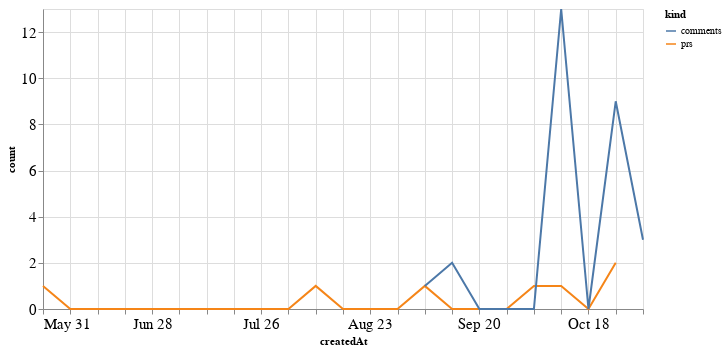

This figure's notebook cell:
### Code cell
alt.Chart(total_time, width=600).mark_line().encode(
    x='createdAt',
    y='count',
    color='kind'
)

### Figure 1 — Vega-Lite specification as saved in the notebook (floating-point values rounded to 4 significant figures)
{"config": {"axisLeft": {"labelFontSize": 15}, "axisBottom": {"labelFontSize": 15}}, "data": {"name": "data-a656bdab0d34c724ffe6474ff21ff74d"}, "mark": "line", "encoding": {"color": {"type": "nominal", "field": "kind"}, "x": {"type": "temporal", "field": "createdAt"}, "y": {"type": "quantitative", "field": "count"}}, "width": 600, "$schema": "https://vega.github.io/schema/vega-lite/v4.8.1.json", "datasets": {"data-a656bdab0d34c724ffe6474ff21ff74d": [{"createdAt": "2020-05-31T00:00:00", "kind": "prs", "count": 1.0}, {"createdAt": "2020-06-07T00:00:00", "kind": "prs", "count": 0.0}, {"createdAt": "2020-06-14T00:00:00", "kind": "prs", "count": 0.0}, {"createdAt": "2020-06-21T00:00:00", "kind": "prs", "count": 0.0}, {"createdAt": "2020-06-28T00:00:00", "kind": "prs", "count": 0.0}, {"createdAt": "2020-07-05T00:00:00", "kind": "prs", "count": 0.0}, {"createdAt": "2020-07-12T00:00:00", "kind": "prs", "count": 0.0}, {"createdAt": "2020-07-19T00:00:00", "kind": "prs", "count": 0.0}, {"createdAt": "2020-07-26T00:00:00", "kind": "prs", "count": 0.0}, {"createdAt": "2020-08-02T00:00:00", "kind": "prs", "count": 0.0}, {"createdAt": "2020-08-09T00:00:00", "kind": "prs", "count": 1.0}, {"createdAt": "2020-08-16T00:00:00", "kind": "prs", "count": 0.0}, {"createdAt": "2020-08-23T00:00:00", "kind": "prs", "count": 0.0}, {"createdAt": "2020-08-30T00:00:00", "kind": "prs", "count": 0.0}, {"createdAt": "2020-09-06T00:00:00", "kind": "prs", "count": 1.0}, {"createdAt": "2020-09-13T00:00:00", "kind": "prs", "count": 0.0}, {"createdAt": "2020-09-20T00:00:00", "kind": "prs", "count": 0.0}, {"createdAt": "2020-09-27T00:00:00", "kind": "prs", "count": 0.0}, {"createdAt": "2020-10-04T00:00:00", "kind": "prs", "count": 1.0}, {"createdAt": "2020-10-11T00:00:00", "kind": "prs", "count": 1.0}, {"createdAt": "2020-10-18T00:00:00", "kind": "prs", "count": 0.0}, {"createdAt": "2020-10-25T00:00:00", "kind": "prs", "count": 2.0}, {"createdAt": "2020-11-01T00:00:00", "kind": "prs", "count": null}, {"createdAt": "2020-05-31T00:00:00", "kind": "comments", "count": null}, {"createdAt": "2020-06-07T00:00:00", "kind": "comments", "count": null}, {"createdAt": "2020-06-14T00:00:00", "kind": "comments", "count": null}, {"createdAt": "2020-06-21T00:00:00", "kind": "comments", "count": null}, {"createdAt": "2020-06-28T00:00:00", "kind": "comments", "count": null}, {"createdAt": "2020-07-05T00:00:00", "kind": "comments", "count": null}, {"createdAt": "2020-07-12T00:00:00", "kind": "comments", "count": null}, {"createdAt": "2020-07-19T00:00:00", "kind": "comments", "count": null}, {"createdAt": "2020-07-26T00:00:00", "kind": "comments", "count": null}, {"createdAt": "2020-08-02T00:00:00", "kind": "comments", "count": null}, {"createdAt": "2020-08-09T00:00:00", "kind": "comments", "count": null}, {"createdAt": "2020-08-16T00:00:00", "kind": "comments", "count": null}, {"createdAt": "2020-08-23T00:00:00", "kind": "comments", "count": null}, {"createdAt": "2020-08-30T00:00:00", "kind": "comments", "count": null}, {"createdAt": "2020-09-06T00:00:00", "kind": "comments", "count": 1.0}, {"createdAt": "2020-09-13T00:00:00", "kind": "comments", "count": 2.0}, {"createdAt": "2020-09-20T00:00:00", "kind": "comments", "count": 0.0}, {"createdAt": "2020-09-27T00:00:00", "kind": "comments", "count": 0.0}, {"createdAt": "2020-10-04T00:00:00", "kind": "comments", "count": 0.0}, {"createdAt": "2020-10-11T00:00:00", "kind": "comments", "count": 13.0}, {"createdAt": "2020-10-18T00:00:00", "kind": "comments", "count": 0.0}, {"createdAt": "2020-10-25T00:00:00", "kind": "comments", "count": 9.0}, {"createdAt": "2020-11-01T00:00:00", "kind": "comments", "count": 3.0}]}}
